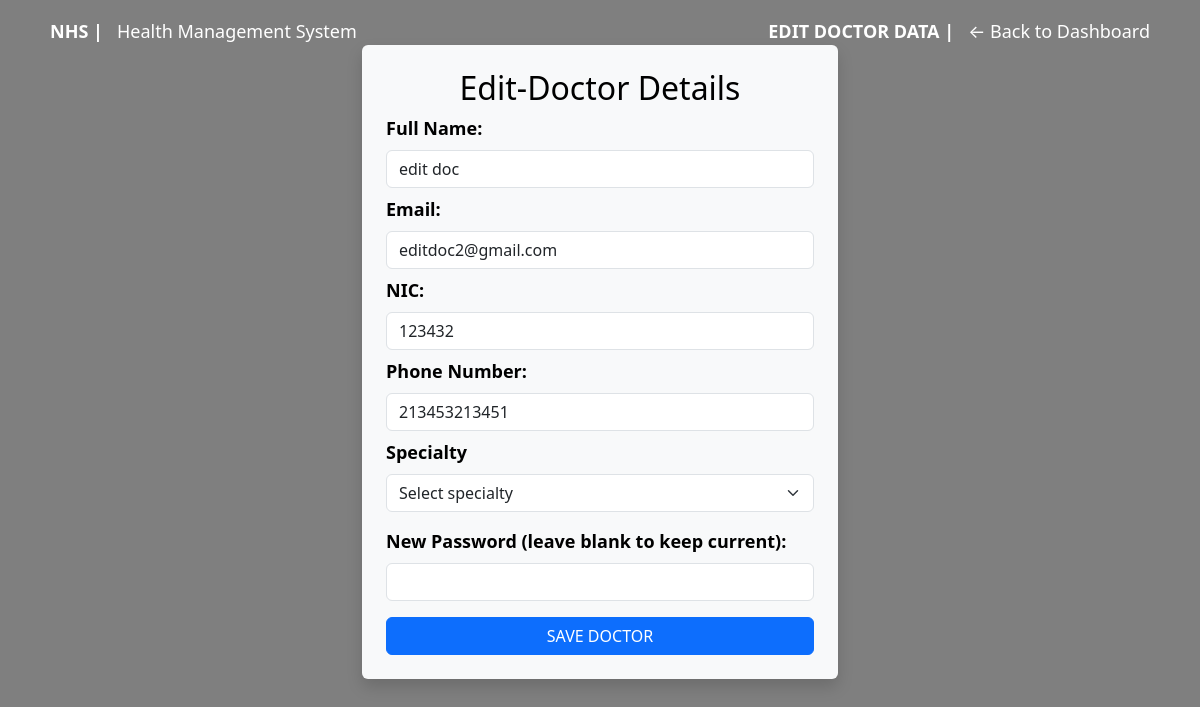
The page /admin/doctors/edit/2 (signed in) on the database as committed earlier.
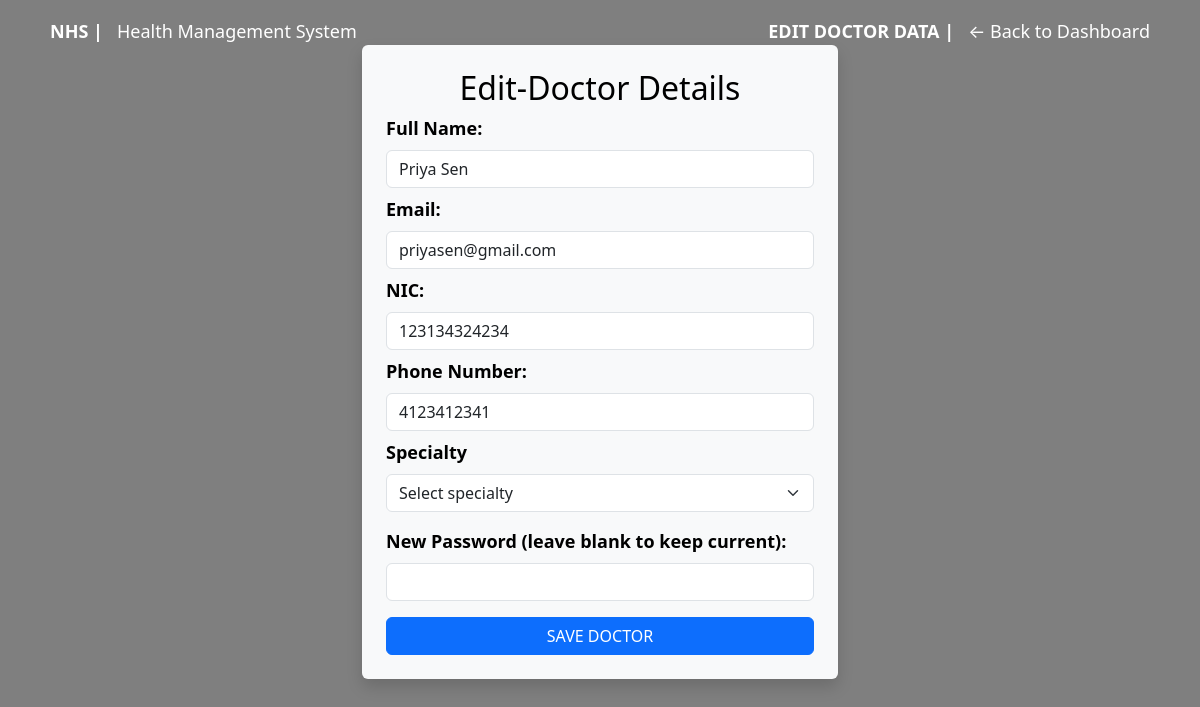
The same page on the database as committed later.
### models/doctor.py (models this page shows, shortened)
class Doctor(db.Model, UserMixin):
    __tablename__ = 'doctor'
    doc_id = db.Column(db.Integer, primary_key=True, autoincrement=True)
    doc_email = db.Column(db.String(225), unique=True, nullable=False)
    doc_name = db.Column(db.String(225), nullable=False)
    doc_password = db.Column(db.String(225), nullable=False)
    doc_nic = db.Column(db.String(15), nullable=True)
    doc_tel = db.Column(db.String(15), nullable=True)
    specialty_id = db.Column(db.Integer, db.ForeignKey('specialities.id', ondelete='CASCADE'), nullable=True)
    appointments = db.relationship(
        'Appointment',
        back_populates='doctor',
        cascade='all, delete-orphan'
    )
    schedules = db.relationship(
        'DocSchedule',
        back_populates='doctor',
        cascade='all, delete-orphan',
        passive_deletes=True
    )

### app/routes/admin/edit_doctor.py (the view, shortened to what this page needs)
@csrf.exempt
@admin_bp.route('/doctors/edit/<int:doctor_id>', methods = ['GET', 'POST'])
@login_required
def edit_doctor(doctor_id):
    if not hasattr(current_user, 'a_email') or current_user.a_email != "admin@nhshospital.com":
        return redirect(url_for('auth.login'))
    doctor = Doctor.query.get_or_404(doctor_id)
    specialties = Specialities.query.all()
    return render_template('admin/edit_doctor.html', doctor=doctor, specialties=specialties)

### app/templates/admin/edit_doctor.html (shortened to what this page needs)
{% extends 'layout.html' %}
{% block body %} landing-page {% endblock %}
{% block navbar %}
<div class="container nav_bar">
    <div class="d-flex justify-content-between align-items-center mt-2">
        <div><a href="{{ url_for('main.landing_page') }}"><strong>NHS |</strong> &nbsp; Health Management System</a></div>
        <div> <a href="{{ url_for('admin.dashboard') }}"><strong> EDIT DOCTOR DATA |</strong> &nbsp; ← Back to Dashboard  </a>
    </div>
</div>
{% endblock %}
{% block body__content %}
<div class="main_container register_form d-flex justify-content-center align-items-start" style="min-height:40vh;">
    <div class="container" style="max-width: 500px;">
    <form method="POST" autocomplete="off" action="{{ url_for('admin.edit_doctor', doctor_id=doctor.doc_id) }}" class="p-4 bg-light rounded shadow">
      <h2 class="text-center text-black mb-2">Edit-Doctor Details</h2>
      <div class="mb-2">
        <label for="doc_name" class="form-label fw-semibold">Full Name:</label>
        <input type="text" class="form-control" value="{{ doctor.doc_name }}" id="doc_name" name="doc_name" required>
      </div>
      <div class="mb-2">
        <label for="doc_email" class="form-label fw-semibold">Email:</label>
        <input type="email" class="form-control" value="{{ doctor.doc_email }}" id="doc_email" name="doc_email" required>
      </div>
      <div class="mb-2">
        <label for="doc_nic" class="form-label fw-semibold">NIC:</label>
        <input type="text" class="form-control" id="doc_nic" value="{{ doctor.doc_nic }}" name="doc_nic">
      </div>
      <div class="mb-2">
        <label for="doc_tel" class="form-label fw-semibold">Phone Number:</label>
        <input type="text" class="form-control" value="{{ doctor.doc_tel }}" id="doc_tel" name="doc_tel">
      </div>
      <div class="mb-3">
        <label for="specialty_id" class="form-label fw-semibold">Specialty</label>
       <select class="form-select" id="specialty_id" name="specialty_id" required>
         <option value="" disabled selected>Select specialty</option>
      </select>
      </div>
      <div class="mb-2">
        <label for="doc_password" class="form-label fw-semibold">New Password (leave blank to keep current):</label>
        <input class="form-control" type="password" name="new_password">
      </div>
      <button type="submit" class="btn btn-primary w-100 mt-2">SAVE DOCTOR</button>
    </form>
  </div>
</div>
{% endblock %}

Rows that differ between the two databases and show on the page:
changed Doctor: doc_name "edit doc" → "Priya Sen"; doc_email "editdoc2@gmail.com" → "priyasen@gmail.com"; doc_nic "123432" → "123134324234"; doc_tel "213453213451" → "4123412341"
